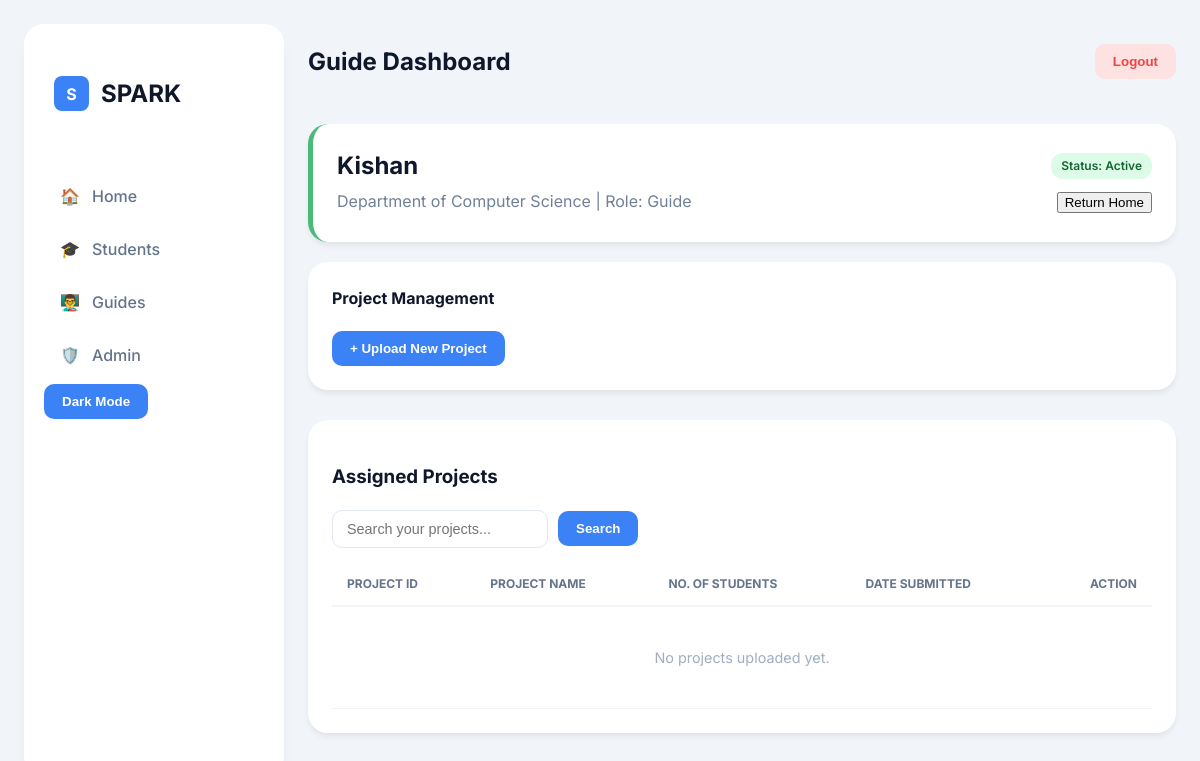
The app's page /guide/dashboard (signed in) with its own data.
### app.py (models this page shows)
class Guide(db.Model):
    id = db.Column(db.Integer, primary_key=True)
    name = db.Column(db.String(100))
    email = db.Column(db.String(100), unique=True)
    password = db.Column(db.String(100))
    department = db.Column(db.String(50))
    is_active = db.Column(db.Boolean, default=True)
    projects = db.relationship('Project', backref='guide', lazy=True)

### app.py (the view)
@app.route('/guide/dashboard')
def guide_dash():
    if(session['role']!='guide'):
        return "Your Session Has been Expired", 400
    g=session['user_id']
    return render_template("guide.html",g=g, guide=Guide.query.get(g))

### templates/guide.html (shortened to what this page needs)
{% extends "base.html" %}
{% block title %}Guide Dashboard{% endblock %}
{% block content %}
<div class="card profile-header" style="margin-bottom: 20px; border-left: 5px solid #48bb78;">
    <div style="display: flex; justify-content: space-between; align-items: center;">
        <div>
            <h2 style="margin: 0;">{{guide.name}}</h2>
            <p style="color: #718096; margin: 5px 0;">Department of {{guide.department}} | Role: Guide</p>
        </div>
        <div style="text-align: right;">
            <span class="status-pill {{ 'active' if guide.is_active else 'inactive' }}" style="display: inline-block; margin-bottom: 10px;">
                Status: {{ "Active" if guide.is_active else "Inactive" }}
            </span>
            <br>
            <button class="btn-alt" onclick="window.location.href='/';">Return Home</button>
        </div>
    </div>
</div>
<div class="card" style="margin-bottom: 30px;">
    <h4 style="margin-top: 0;">Project Management</h4>
    <input type="button" class="btn-prof primary" value="+ Upload New Project" onclick="checkActiveGuide();">
</div>
<div class="card table-container">
    <div class="table-header">
        <h3>Assigned Projects</h3>
        <div class="search-box">
            <input type="text" class="search-input" placeholder="Search your projects...">
            <input type="button" class="search-btn" value="Search">
        </div>
    </div>
    <table class="styled-table">
        <thead>
            <tr>
                <th>Project ID</th>
                <th>Project Name</th>
                <th>No. of Students</th>
                <th>Date Submitted</th>
                <th style="text-align: right;">Action</th>
            </tr>
        </thead>
        <tbody>
            {% if not guide.projects %}
            <tr>
                <td colspan="5" style="text-align: center; color: #a0aec0; padding: 40px;">No projects uploaded yet.</td>
            </tr>
            {% endif %}
        </tbody>
    </table>
</div>
{% endblock %}

### static/css/style.css (style rules this page uses)
:root { --bg-soft: #f1f5f9; --sidebar-white: #ffffff; --card-bg: #ffffff; --surface-soft: #f8fafc; --hover-bg: #f8fafc; --modal-overlay: rgba(0, 0, 0, 0.4); --primary-blue: #3b82f6; --primary-hover: #2563eb; --text-dark: #0f172a; --text-gray: #64748b; --border-color: #e2e8f0; --danger: #ef4444; --success: #22c55e; }
* { box-sizing: border-box; }
body { background-color: var(--bg-soft); color: var(--text-dark); font-family: 'Inter', sans-serif; margin: 0; line-height: 1.5; }
.card { background: var(--card-bg); border-radius: 20px; padding: 24px; margin-bottom: 24px; box-shadow: 0 4px 6px -1px rgba(0,0,0,0.08); }
.styled-table { width: 100%; border-collapse: collapse; margin-top: 15px; font-size: 0.9rem; }
.styled-table th { text-align: left; padding: 12px 15px; border-bottom: 2px solid var(--bg-soft); color: var(--text-gray); text-transform: uppercase; font-size: 0.75rem; font-weight: 700; }
.styled-table td { padding: 15px 12px; border-bottom: 1px solid var(--bg-soft); }
.status-pill { padding: 4px 10px; border-radius: 12px; font-size: 0.75rem; font-weight: 600; }
.status-pill.active { background: #dcfce7; color: #166534; }
.search-box { display: flex; gap: 10px; align-items: center; margin-bottom: 15px; }
.search-input, .filter-select { padding: 10px 14px; border: 1px solid var(--border-color); border-radius: 10px; font-size: 0.9rem; outline: none; }
.search-btn, .btn-prof { background-color: var(--primary-blue); color: white; border: none; padding: 10px 18px; border-radius: 10px; cursor: pointer; font-weight: 600; transition: 0.2s; }

### records on screen
Guide: name "Kishan", department "Computer Science", is_active "Active"
